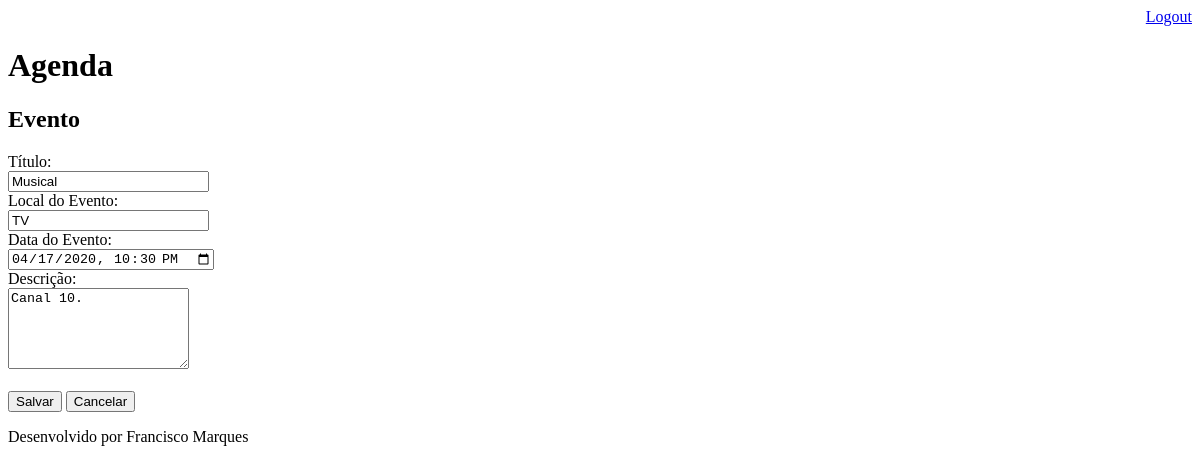
The page /agenda/evento/?id=8 (signed in) on the database as committed earlier.
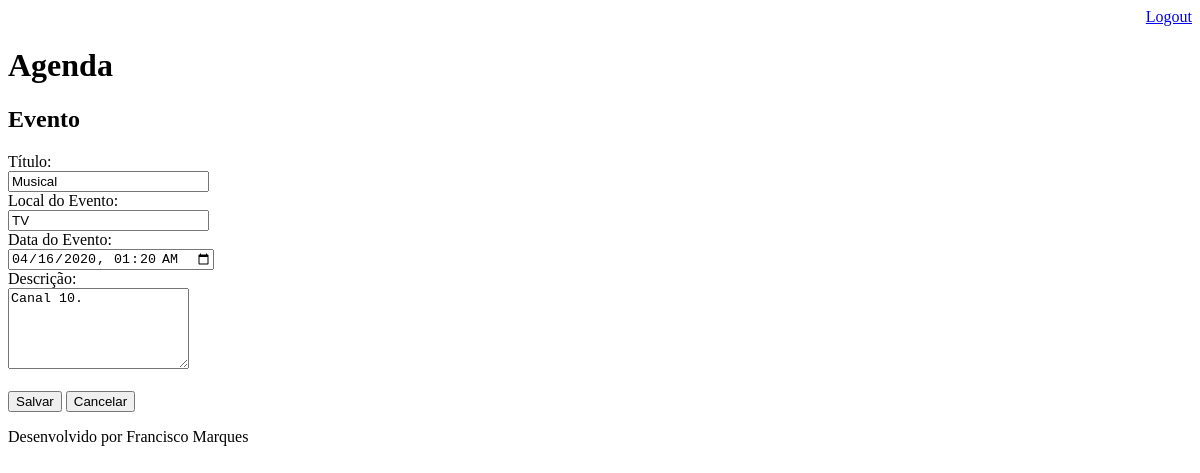
The same page on the database as committed later.
### core/models.py (models this page shows, shortened)
class Evento(models.Model):
    titulo = models.CharField(max_length=100)
    local_evento = models.CharField(max_length=100, blank=True, null=True)
    descricao = models.TextField(blank=True, null=True)
    data_evento = models.DateTimeField(verbose_name='Data do Evento')
    data_criacao = models.DateTimeField(auto_now=True, verbose_name='Data da Criação')
    usuario = models.ForeignKey(User, on_delete=models.CASCADE)
    class Meta:
        db_table = 'evento'
    def get_data_input_evento(self):
        return self.data_evento.strftime('%Y-%m-%dT%H:%M')

### core/views.py (the view)
# urls.py: path('agenda/evento/', views.evento),
@login_required(login_url='/login/')
def evento(request):
    id_evento = request.GET.get('id')
    dados = {}
    if id_evento:
        dados['evento'] = Evento.objects.get(id=id_evento)
    return render(request, 'evento.html', dados)

### templates/evento.html (shortened to what this page needs)
{% extends "model-page.html" %}
{% block content %}
<h2>Evento</h2>
<form action="submit" method="POST">{% csrf_token %}
    <label>Título:</label>
    <br>
    <input type="text" name="titulo" size="22" value="{{ evento.titulo }}">
    <br>
    <label>Local do Evento:</label>
    <br>
    <input type="text" name="local_evento" size="22" value="{{ evento.local_evento }}">
    <br>
    <label>Data do Evento:</label>
    <br>
    <input type="datetime-local" name="data_evento" value="{{ evento.get_data_input_evento }}">
    <br>
    <label>Descrição:</label>
    <br>
    <textarea name="descricao" rows="5" cols="20">{{ evento.descricao }}</textarea>
    <br><br>
    <button type="submit">Salvar</button>
    <a href="/">
        <button type="button">Cancelar</button>
    </a>
</form>
{% endblock %}

Rows that differ between the two databases and show on the page:
changed Evento "Musical": data_evento "04/17/2020 22:30" → "04/16/2020 01:20"
